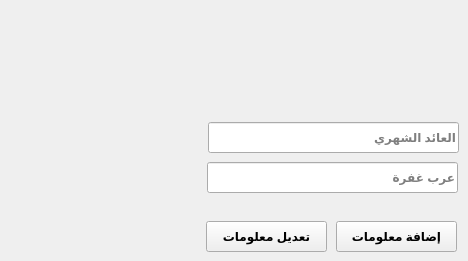
    <widget class="QWidget" name="tab_6">
     <attribute name="title">
      <string>الإيجارات</string>
     </attribute>
     <widget class="QPushButton" name="btn_Add_Rent_Info">
      <property name="geometry">
       <rect>
        <x>336</x>
        <y>221</y>
        <width>121</width>
        <height>31</height>
       </rect>
      </property>
      <property name="font">
       <font>
        <weight>75</weight>
        <bold>true</bold>
       </font>
      </property>
      <property name="text">
       <string>إضافة معلومات</string>
      </property>
     </widget>
     <widget class="QLineEdit" name="txt_monthly_revenu">
      <property name="geometry">
       <rect>
        <x>208</x>
        <y>122</y>
        <width>251</width>
        <height>31</height>
       </rect>
      </property>
      <property name="font">
       <font>
        <weight>75</weight>
        <bold>true</bold>
       </font>
      </property>
      <property name="layoutDirection">
       <enum>Qt::RightToLeft</enum>
      </property>
      <property name="placeholderText">
       <string>العائد الشهري</string>
      </property>
     </widget>
     <widget class="QLineEdit" name="txt_arab_ghofra">
      <property name="geometry">
       <rect>
        <x>207</x>
        <y>162</y>
        <width>251</width>
        <height>31</height>
       </rect>
      </property>
      <property name="font">
       <font>
        <weight>75</weight>
        <bold>true</bold>
       </font>
      </property>
      <property name="placeholderText">
       <string>عرب غفرة</string>
      </property>
     </widget>
     <widget class="QPushButton" name="btn_Update_Rent_Info">
      <property name="geometry">
       <rect>
        <x>206</x>
        <y>221</y>
        <width>121</width>
        <height>31</height>
       </rect>
      </property>
      <property name="font">
       <font>
        <weight>75</weight>
        <bold>true</bold>
       </font>
      </property>
      <property name="text">
       <string>تعديل معلومات</string>
      </property>
     </widget>
    </widget>
